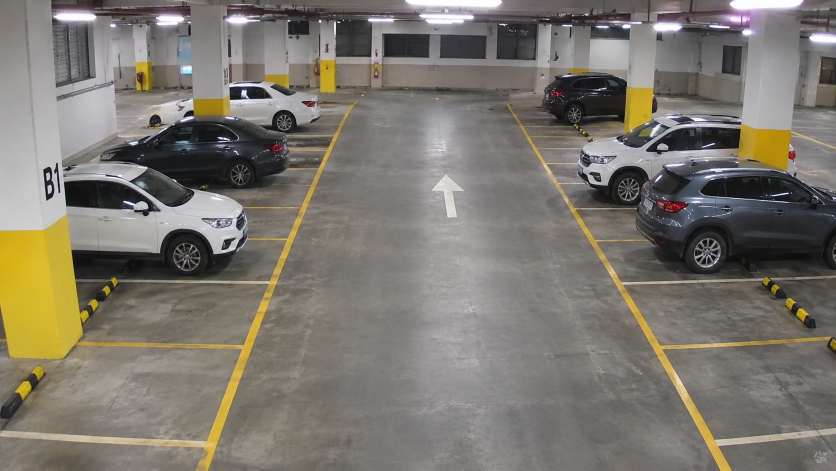
#> input picture cv-service/parking_frame.png, 1672 x 941 px (shown at 1/2 size)
$ python calibrate_roi.py --image ../parking_frame.png
#> lines starting #> are read from the running program, lines starting #| are printed output that depends on the picture; after the words box and inside, x2 and y2 are one past the last pixel; in counts of white or black regions, pixels touching at a corner belong together
### cv-service/utils/roi_utils.py
"""
Parking Slot Region of Interest (ROI) Utilities

Handles loading, validating, converting, and rendering polygon-based
parking slot boundaries across multi-camera configurations.
"""

import os
import json
from typing import List, Dict, Any, Tuple, Optional

try:
    import cv2
    import numpy as np
except ImportError:
    cv2 = None
    np = None

from topology import ALL_SLOT_IDS, FLOORS

DEFAULT_CONFIG_PATH = os.path.join(
    os.path.dirname(os.path.dirname(os.path.abspath(__file__))),
    "config",
    "slots_config.json"
)


def load_slots_config(config_path: str = DEFAULT_CONFIG_PATH) -> Dict[str, Any]:
    """
    Loads and parses the multi-camera slots ROI configuration JSON.

    :param config_path: Absolute or relative path to slots_config.json
    :returns: Parsed configuration dictionary
    """
    if not os.path.exists(config_path):
        raise FileNotFoundError(f"[ROI] Configuration file not found: {config_path}")

    try:
        with open(config_path, "r", encoding="utf-8") as f:
            config = json.load(f)
    except json.JSONDecodeError as e:
        raise ValueError(f"[ROI] Failed to parse JSON configuration: {e}")

    is_valid, errors = validate_slots_config(config)
    if not is_valid:
        raise ValueError(f"[ROI] Invalid slots configuration:\n" + "\n".join(f" - {err}" for err in errors))

    return config


# [16 lines left out: function save_slots_config, not called in this run]


def validate_slots_config(config: Dict[str, Any]) -> Tuple[bool, List[str]]:
    """
    Validates the configuration structure against canonical topology rules:
    - Verifies presence of cameras array
    - Verifies slotId exists in canonical topology (rejects unknown slot IDs)
    - Verifies slot floor matches camera floor
    - Verifies normalized coordinate boundaries [0.0, 1.0]
    - Verifies minimum 3 vertices per polygon
    - Verifies no slot is assigned to conflicting cameras

    :param config: Dictionary to validate
    :returns: Tuple (is_valid: bool, errors: List[str])
    """
    errors: List[str] = []

    if not isinstance(config, dict):
        return False, ["Root configuration must be a JSON object"]

    cameras = config.get("cameras")
    if not isinstance(cameras, list) or len(cameras) == 0:
        return False, ["Configuration must contain a non-empty 'cameras' list"]

    assigned_slots: Dict[str, str] = {}  # slotId -> cameraId

    for cam_idx, cam in enumerate(cameras):
        cam_id = cam.get("cameraId")
        if not cam_id or not isinstance(cam_id, str):
            errors.append(f"Camera at index {cam_idx} missing valid 'cameraId'")
            continue

        floor = cam.get("floor")
        if floor not in FLOORS:
            errors.append(f"Camera '{cam_id}' has invalid floor '{floor}'. Must be one of {FLOORS}")

        slots = cam.get("slots")
        if not isinstance(slots, list):
            errors.append(f"Camera '{cam_id}' missing 'slots' array")
            continue

        for slot_idx, slot in enumerate(slots):
            slot_id = slot.get("slotId")
            if not slot_id or not isinstance(slot_id, str):
                errors.append(f"Camera '{cam_id}' slot #{slot_idx} missing valid 'slotId'")
                continue

            # Validate against canonical topology
            if slot_id not in ALL_SLOT_IDS:
                errors.append(f"Camera '{cam_id}': Invalid slot ID '{slot_id}' not found in canonical topology")

            # Validate floor consistency
            if not slot_id.startswith(f"{floor}-"):
                errors.append(f"Camera '{cam_id}' (Floor {floor}) cannot manage slot '{slot_id}' (floor prefix mismatch)")

            # Check duplicate camera assignment
            if slot_id in assigned_slots:
                prev_cam = assigned_slots[slot_id]
                errors.append(f"Slot '{slot_id}' is assigned to multiple cameras ('{prev_cam}' and '{cam_id}')")
            else:
                assigned_slots[slot_id] = cam_id

            # Validate polygon coordinates
            polygon = slot.get("polygon")
            if not isinstance(polygon, list) or len(polygon) < 3:
                errors.append(f"Slot '{slot_id}' must have a polygon with at least 3 vertices (found {len(polygon) if isinstance(polygon, list) else 0})")
            else:
                for pt_idx, pt in enumerate(polygon):
                    if not isinstance(pt, (list, tuple)) or len(pt) != 2:
                        errors.append(f"Slot '{slot_id}' vertex #{pt_idx} must be a [x, y] pair")
                    else:
                        x, y = pt
                        if not (0.0 <= x <= 1.0 and 0.0 <= y <= 1.0):
                            errors.append(f"Slot '{slot_id}' vertex #{pt_idx} [{x}, {y}] outside normalized range [0.0, 1.0]")

    return len(errors) == 0, errors


def normalized_to_pixel(
    polygon: List[List[float]],
    width: int,
    height: int,
) -> Any:
    """
    Converts normalized polygon coordinates [[nx, ny], ...] to pixel coordinates [[px, py], ...].

    :param polygon: List of normalized coordinate pairs
    :param width: Image pixel width
    :param height: Image pixel height
    :returns: NumPy array if NumPy is available, otherwise list of coordinate pairs
    """
    pixel_coords = []
    for pt in polygon:
        x = int(round(pt[0] * width))
        y = int(round(pt[1] * height))
        # Clamp to image bounds
        x = max(0, min(width - 1, x))
        y = max(0, min(height - 1, y))
        pixel_coords.append([x, y])

    if np is not None:
        return np.array(pixel_coords, dtype=np.int32)
    return pixel_coords


# [73 lines left out: functions pixel_to_normalized, get_camera_slots, get_slot_by_id, update_slot_polygon, not called in this run]


def draw_roi_polygons(
    frame: Any,
    slots_config: Dict[str, Any],
    camera_id: Optional[str] = None,
    selected_slot_id: Optional[str] = None,
    draw_fill: bool = True,
    fill_alpha: float = 0.15,
) -> Any:
    """
    Renders parking slot ROI polygon boundaries and slot ID badges onto an OpenCV frame.

    :param frame: Target OpenCV BGR image (NumPy array)
    :param slots_config: Loaded slots configuration dictionary
    :param camera_id: Optional camera ID filter (e.g. "CAM-B1-01")
    :param selected_slot_id: Optional slot ID to highlight (e.g. during calibration)
    :param draw_fill: Whether to shade polygon interiors with a transparent tint
    :param fill_alpha: Transparency ratio for polygon fill
    :returns: Annotated frame copy
    """
    if frame is None or cv2 is None or np is None:
        return frame

    height, width = frame.shape[:2]
    annotated = frame.copy()
    overlay = frame.copy() if draw_fill else None

    # Collect slots to draw
    slots_to_draw = []
    for cam in slots_config.get("cameras", []):
        if camera_id is None or cam.get("cameraId") == camera_id:
            for s in cam.get("slots", []):
                slots_to_draw.append(s)

    for slot in slots_to_draw:
        slot_id = slot.get("slotId", "")
        polygon = slot.get("polygon", [])
        if len(polygon) < 3:
            continue

        pts = normalized_to_pixel(polygon, width, height)

        is_selected = (selected_slot_id == slot_id)

        # Style colors (BGR)
        if is_selected:
            edge_color = (0, 215, 255)   # Glowing Gold/Amber
            fill_color = (0, 215, 255)
            thickness = 3
        else:
            edge_color = (255, 144, 30)  # Dodger / Electric Blue
            fill_color = (255, 144, 30)
            thickness = 2

        # Draw semi-transparent fill
        if draw_fill and overlay is not None:
            cv2.fillPoly(overlay, [pts], fill_color)

        # Draw polygon boundary
        cv2.polylines(annotated, [pts], isClosed=True, color=edge_color, thickness=thickness, lineType=cv2.LINE_AA)

        # Draw vertices
        for pt in pts:
            cv2.circle(annotated, (pt[0], pt[1]), 3, (255, 255, 255), -1, lineType=cv2.LINE_AA)

        # Compute centroid for slot ID text placement
        moments = cv2.moments(pts)
        if moments["m00"] != 0:
            cx = int(moments["m10"] / moments["m00"])
            cy = int(moments["m01"] / moments["m00"])
        else:
            cx, cy = pts[0][0], pts[0][1]

        # Draw slot ID pill badge
        label = slot_id
        font = cv2.FONT_HERSHEY_SIMPLEX
        font_scale = 0.45
        (tw, th), baseline = cv2.getTextSize(label, font, font_scale, 1)

        rx1 = cx - tw // 2 - 4
        ry1 = cy - th // 2 - 4
        rx2 = cx + tw // 2 + 4
        ry2 = cy + th // 2 + 4

        # Pill background
        cv2.rectangle(annotated, (rx1, ry1), (rx2, ry2), (15, 23, 42), -1, lineType=cv2.LINE_AA)
        cv2.rectangle(annotated, (rx1, ry1), (rx2, ry2), edge_color, 1, lineType=cv2.LINE_AA)

        # Text label
        cv2.putText(annotated, label, (rx1 + 4, ry2 - 4), font, font_scale, (255, 255, 255), 1, lineType=cv2.LINE_AA)

    if draw_fill and overlay is not None:
        cv2.addWeighted(overlay, fill_alpha, annotated, 1.0 - fill_alpha, 0, annotated)

    return annotated

### cv-service/tools/calibrate_roi.py
"""
Interactive ROI Calibration Tool for Smart Mall Parking

Allows developers and camera technicians to interactively calibrate
parking slot ROI polygons by clicking on parking lot reference images.
Coordinates are saved in normalized [0.0, 1.0] format to config/slots_config.json.
"""

import os
import sys
import argparse
import copy
from typing import List, Tuple, Optional, Any

# Ensure cv-service root is in sys.path
BASE_DIR = os.path.dirname(os.path.dirname(os.path.abspath(__file__)))
if BASE_DIR not in sys.path:
    sys.path.insert(0, BASE_DIR)

try:
    import cv2
    import numpy as np
except ImportError:
    cv2 = None
    np = None

from topology import ALL_SLOT_IDS, FLOORS
from utils.roi_utils import (
    load_slots_config,
    save_slots_config,
    draw_roi_polygons,
    pixel_to_normalized,
    normalized_to_pixel,
    update_slot_polygon,
    DEFAULT_CONFIG_PATH,
)


class ROICalibrator:
    """
    Interactive OpenCV tool to calibrate polygon ROIs on camera images.
    """

    def __init__(
        self,
        image_path: str,
        camera_id: str = "CAM-B1-01",
        config_path: str = DEFAULT_CONFIG_PATH,
    ):
        self.image_path = image_path
        self.camera_id = camera_id
        self.config_path = config_path

        if cv2 is None or np is None:
            raise ImportError("OpenCV and NumPy are required for the calibration tool.")

        if not os.path.exists(image_path):
            raise FileNotFoundError(f"Reference image not found: {image_path}")

        self.original_image = cv2.imread(image_path)
        if self.original_image is None:
            raise ValueError(f"Could not load image: {image_path}")

        self.height, self.width = self.original_image.shape[:2]

        # Load existing configuration
        if os.path.exists(config_path):
            self.config = load_slots_config(config_path)
        else:
            self.config = {"version": "1.0", "cameras": []}

        # Filter candidate slot IDs for this camera's floor
        self.floor = self._determine_camera_floor(camera_id)
        self.slot_ids = [s for s in ALL_SLOT_IDS if s.startswith(f"{self.floor}-")]
        self.current_slot_idx = 0

        # Interactive state
        self.current_points: List[List[int]] = []  # [[px, py], ...]
        self.status_message = "Click vertices to draw polygon. Press 'C' to complete."

    def _determine_camera_floor(self, camera_id: str) -> str:
        for cam in self.config.get("cameras", []):
            if cam.get("cameraId") == camera_id:
                return cam.get("floor", "B1")
        if "B2" in camera_id:
            return "B2"
        return "B1"

    @property
    def current_slot_id(self) -> str:
        return self.slot_ids[self.current_slot_idx]

    # [31 lines left out: functions _mouse_callback, complete_current_polygon, not called in this run]

    def render_hud(self, canvas: Any) -> Any:
        """Renders on-screen instructions, current points, and slot selector."""
        # Draw existing saved polygons
        annotated = draw_roi_polygons(
            canvas,
            self.config,
            camera_id=self.camera_id,
            selected_slot_id=self.current_slot_id,
            draw_fill=True,
        )

        # Draw currently in-progress polygon
        if self.current_points:
            pts = np.array(self.current_points, dtype=np.int32)
            cv2.polylines(annotated, [pts], isClosed=False, color=(0, 255, 255), thickness=2, lineType=cv2.LINE_AA)
            for i, p in enumerate(self.current_points):
                cv2.circle(annotated, (p[0], p[1]), 5, (0, 0, 255), -1, lineType=cv2.LINE_AA)
                cv2.putText(annotated, str(i + 1), (p[0] + 6, p[1] - 6), cv2.FONT_HERSHEY_SIMPLEX, 0.4, (255, 255, 255), 1)

        # Top HUD Banner
        hud_h = 100
        hud_bg = (15, 23, 42)
        cv2.rectangle(annotated, (0, 0), (self.width, hud_h), hud_bg, -1)
        cv2.line(annotated, (0, hud_h), (self.width, hud_h), (59, 130, 246), 2)

        # Title & Camera info
        cv2.putText(annotated, f"ROI CALIBRATION TOOL | Camera: {self.camera_id} (Floor {self.floor})", (15, 25), cv2.FONT_HERSHEY_SIMPLEX, 0.65, (255, 255, 255), 2)

        # Active Slot Selector
        slot_label = f"Target Slot: [{self.current_slot_id}] ({self.current_slot_idx + 1}/{len(self.slot_ids)})"
        cv2.putText(annotated, slot_label, (15, 52), cv2.FONT_HERSHEY_SIMPLEX, 0.6, (0, 215, 255), 2)

        # Controls instructions
        controls = "Controls: [L-Click] Add Point | [R-Click/U] Undo | [C/Space] Complete | [N/P] Next/Prev Slot | [S] Save | [Q] Quit"
        cv2.putText(annotated, controls, (15, 75), cv2.FONT_HERSHEY_SIMPLEX, 0.45, (148, 163, 184), 1)

        # Status footer banner
        cv2.rectangle(annotated, (0, self.height - 35), (self.width, self.height), (20, 20, 20), -1)
        cv2.putText(annotated, f"Status: {self.status_message}", (15, self.height - 12), cv2.FONT_HERSHEY_SIMPLEX, 0.5, (100, 240, 100), 1)

        return annotated

    def run_interactive(self):
        """Launches the interactive OpenCV calibration window."""
        window_name = f"Smart Mall Parking - ROI Calibration ({self.camera_id})"
        cv2.namedWindow(window_name, cv2.WINDOW_NORMAL)
        cv2.resizeWindow(window_name, min(1280, self.width), min(720, self.height))
        cv2.setMouseCallback(window_name, self._mouse_callback)

        print("==================================================")
        print("Smart Mall Parking - ROI Calibration Tool Launched")
        print("==================================================")
        print(f"Camera ID:   {self.camera_id}")
        print(f"Floor:       {self.floor}")
        print(f"Slots to calibrate: {', '.join(self.slot_ids)}")
        print("--------------------------------------------------")
        print("Keyboard Shortcuts:")
        print("  [L-Click]     Add polygon vertex")
        print("  [R-Click / U] Undo last point")
        print("  [C / Space]   Complete and register polygon for current slot")
        print("  [N]           Next parking slot")
        print("  [P]           Previous parking slot")
        print("  [S]           Save configuration to config/slots_config.json")
        print("  [Q / Esc]     Quit calibration")
        print("==================================================")

        try:
            while True:
                display_frame = self.render_hud(self.original_image)
                cv2.imshow(window_name, display_frame)

                key = cv2.waitKey(20) & 0xFF

                if key in (ord('q'), 27):  # 'q' or ESC
                    break
                elif key in (ord('c'), ord(' ')):  # 'c' or SPACE
                    self.complete_current_polygon()
                elif key == ord('u'):  # 'u' (undo)
                    if self.current_points:
                        self.current_points.pop()
                        self.status_message = "Undid last vertex."
                elif key == ord('n'):  # 'n' (next slot)
                    self.current_points = []
                    self.current_slot_idx = (self.current_slot_idx + 1) % len(self.slot_ids)
                    self.status_message = f"Selected slot {self.current_slot_id}"
                elif key == ord('p'):  # 'p' (previous slot)
                    self.current_points = []
                    self.current_slot_idx = (self.current_slot_idx - 1) % len(self.slot_ids)
                    self.status_message = f"Selected slot {self.current_slot_id}"
                elif key == ord('s'):  # 's' (save)
                    try:
                        save_slots_config(self.config, self.config_path)
                        self.status_message = f"[SUCCESS] Saved to {os.path.basename(self.config_path)}!"
                    except Exception as e:
                        self.status_message = f"[ERROR] Save failed: {e}"
        finally:
            cv2.destroyAllWindows()


# [15 lines left out: function set_slot_manually, not called in this run]


def main():
    parser = argparse.ArgumentParser(description="Smart Mall Parking - Interactive ROI Calibration Utility")
    parser.add_argument("--image", type=str, required=True, help="Path to reference parking camera image")
    parser.add_argument("--camera-id", type=str, default="CAM-B1-01", help="Camera ID to calibrate (e.g. CAM-B1-01, CAM-B2-01)")
    parser.add_argument("--config", type=str, default=DEFAULT_CONFIG_PATH, help=f"Path to slots_config.json (default: {DEFAULT_CONFIG_PATH})")
    parser.add_argument("--set-slot", type=str, help="Slot ID to update programmatically (e.g. B1-A01)")
    parser.add_argument("--coords", type=str, help="Normalized coords JSON string (e.g. '[[0.1, 0.2], [0.3, 0.2], [0.3, 0.4], [0.1, 0.4]]')")

    args = parser.parse_args()

    # Programmatic mode (no GUI)
    if args.set_slot and args.coords:
        import json
        poly = json.loads(args.coords)
        success = set_slot_manually(args.config, args.camera_id, args.set_slot, poly)
        if success:
            print(f"[OK] Programmatically updated ROI for slot '{args.set_slot}' on camera '{args.camera_id}'.")
        else:
            print(f"[Error] Failed to update slot '{args.set_slot}'.")
        return

    # Interactive GUI mode
    calibrator = ROICalibrator(
        image_path=args.image,
        camera_id=args.camera_id,
        config_path=args.config,
    )
#> in __init__, self.original_image is the input picture: shape (941, 1672, 3); mean B, G, R 110, 118.6, 123.7
#> (reads cv-service/config/slots_config.json from the repository)
    calibrator.run_interactive()
#> after the loop in draw_roi_polygons, `for slot in slots_to_draw:`:
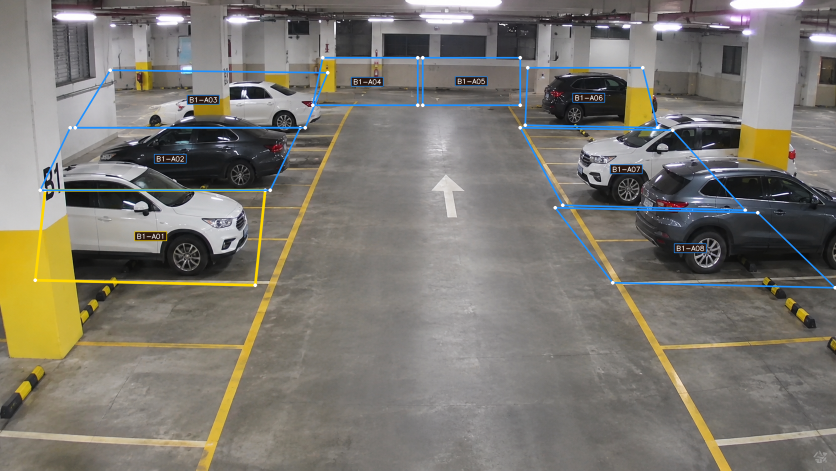
#> annotated: shape (941, 1672, 3) (shown at 1/2 size); 3.04% of pixels changed, all inside (x1, y1, x2, y2) = (66, 111, 1672, 580)
#> after the loop in draw_roi_polygons, `for slot in slots_to_draw:`:
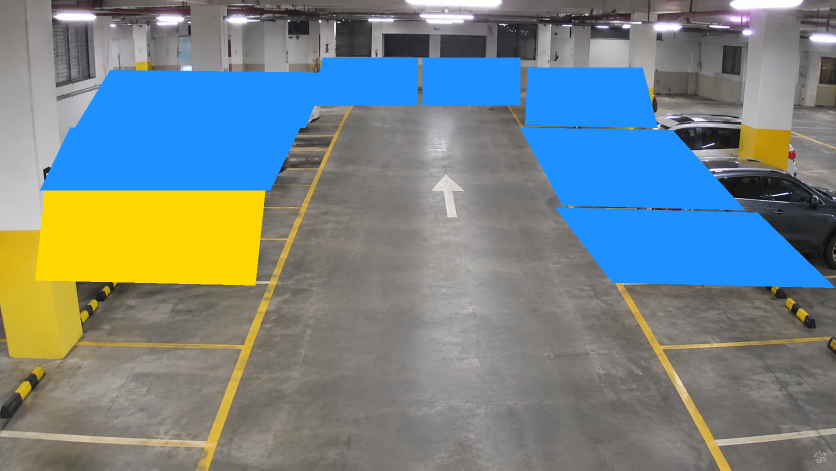
#> overlay: shape (941, 1672, 3) (shown at 1/2 size); mean B, G, R 135, 132.6, 117.8
#> in draw_roi_polygons, `cv2.addWeighted(overlay, fill_alpha, annotated, 1.0 - fill_alpha, 0, a..`:
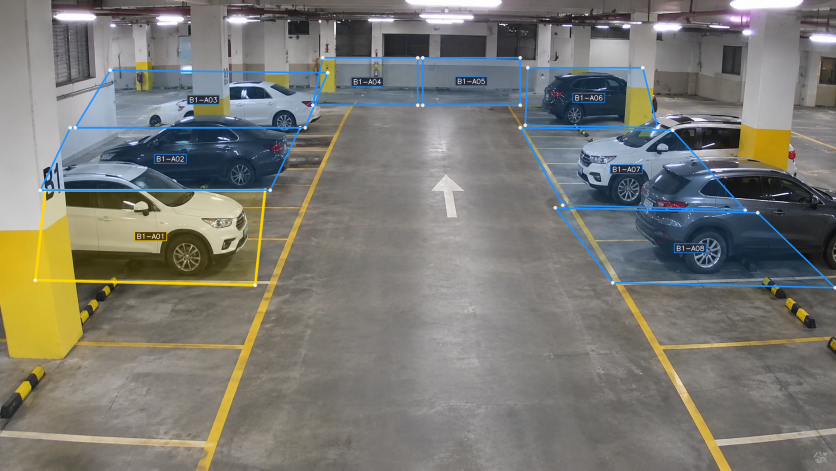
#> annotated: shape (941, 1672, 3) (shown at 1/2 size); mean B, G, R 115.3, 121.4, 122.2
#> in render_hud, `cv2.putText(annotated, f"Status: {self.status_message}", (15, self.hei..`:
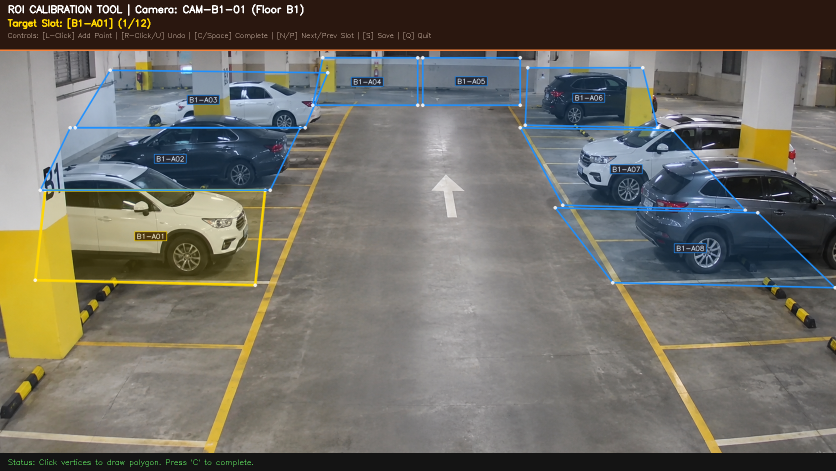
#> annotated: shape (941, 1672, 3) (shown at 1/2 size); mean B, G, R 101.7, 109.3, 111.6
#> (key q is pressed here)


if __name__ == "__main__":
    main()
